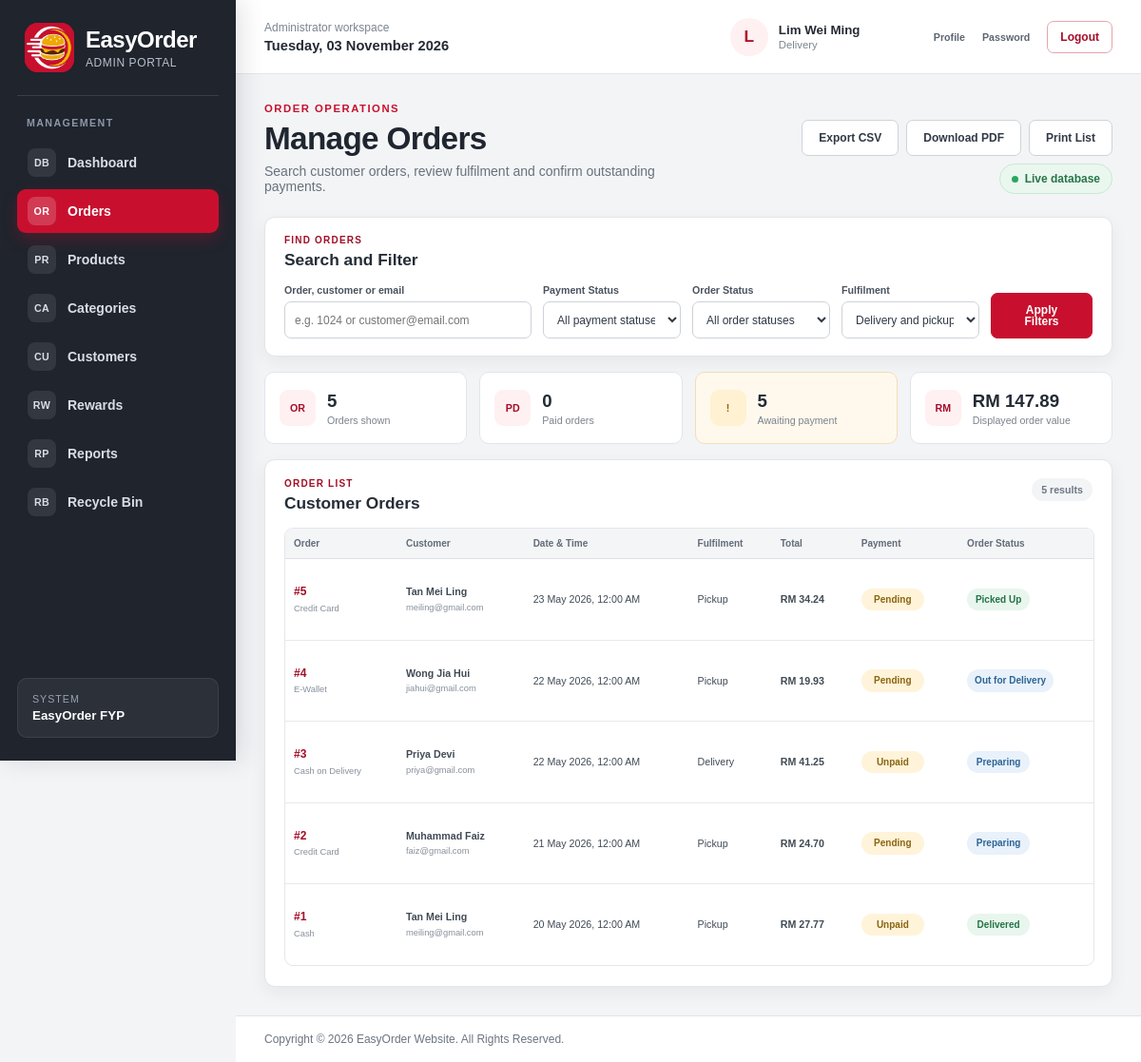
The app's page /admin_order.php (signed in) with its own data.
### tables this page shows
CREATE TABLE `staff` (
  `staff_id` char(5) NOT NULL,
  `staff_name` varchar(100) NOT NULL,
  `staff_role` varchar(20) NOT NULL,
  `staff_email` varchar(100) NOT NULL,
  `staff_phone` varchar(15) NOT NULL,
  `staff_password` varchar(50) NOT NULL,
  `staff_isDelete` int(1) NOT NULL DEFAULT 0
);

CREATE TABLE `orders` (
  `order_id` int(11) NOT NULL,
  `order_customer` int(11) NOT NULL,
  `order_date` datetime NOT NULL,
  `order_total` decimal(7,2) NOT NULL,
  `order_payment` varchar(20) NOT NULL,
  `order_payment_status` varchar(20) NOT NULL DEFAULT 'Pending',
  `order_delivery` varchar(5) NOT NULL,
  `order_address` varchar(255) NOT NULL,
  `order_status` varchar(20) NOT NULL,
  `order_isDelete` int(1) NOT NULL DEFAULT 0,
  `order_points_earned` int(10) UNSIGNED NOT NULL DEFAULT 0
);

CREATE TABLE `customer` (
  `customer_id` int(11) NOT NULL,
  `customer_name` varchar(100) NOT NULL,
  `customer_email` varchar(100) NOT NULL,
  `customer_password` varchar(255) NOT NULL,
  `customer_phone` varchar(15) NOT NULL,
  `customer_gender` varchar(10) NOT NULL,
  `customer_dob` date NOT NULL,
  `customer_address` varchar(140) NOT NULL DEFAULT '',
  `customer_state` varchar(30) NOT NULL,
  `customer_city` varchar(50) NOT NULL,
  `customer_postcode` char(5) NOT NULL,
  `customer_points` int(6) NOT NULL DEFAULT 0,
  `customer_joindate` date NOT NULL,
  `customer_isDelete` int(1) NOT NULL DEFAULT 0
);

### admin_order.php (the view, shortened to what this page needs)
<?php
include("dataconnection.php");
require_once("admin_shell.php");
function admin_order_html($value)
{
	return htmlspecialchars((string)$value,ENT_QUOTES,"ISO-8859-1");
}
function admin_order_datetime($value)
{
	$timestamp = strtotime((string)$value);
	return $timestamp===false ? "Not available" : date("d M Y, h:i A",$timestamp);
}
function admin_order_status_class($status)
{
	$normalised = strtolower(trim((string)$status));
	if(in_array($normalised,array("paid","delivered","completed","picked up"),true))
	{
		return "status-success";
	}
	if(in_array($normalised,array("preparing","ready for pickup","out for delivery","processing"),true))
	{
		return "status-info";
	}
	return "status-warning";
}
$search = trim((string)($_GET["search"] ?? ""));
$payment_status_options = array("Paid","Pending","Unpaid","Failed");
$order_status_options = array("Preparing","Ready for Pickup","Picked Up","Out for Delivery","Delivered","Completed","Cancelled");
$delivery_options = array("Yes","No");
$payment_filter = (string)($_GET["payment_status"] ?? "");
$status_filter = (string)($_GET["order_status"] ?? "");
$delivery_filter = (string)($_GET["delivery"] ?? "");
$payment_filter = in_array($payment_filter,$payment_status_options,true) ? $payment_filter : "";
$status_filter = in_array($status_filter,$order_status_options,true) ? $status_filter : "";
$delivery_filter = in_array($delivery_filter,$delivery_options,true) ? $delivery_filter : "";
$search_like = "%".$search."%";
$list_sql = "SELECT o.order_id,o.order_date,o.order_total,o.order_payment,o.order_payment_status,o.order_delivery,o.order_status,"
	."m.customer_name,m.customer_email,COALESCE(p.payment_status,o.order_payment_status) AS display_payment_status "
	."FROM orders o INNER JOIN customer m ON m.customer_id=o.order_customer "
	."LEFT JOIN payments p ON p.payment_order=o.order_id "
	."WHERE o.order_isDelete=0 "
	."AND (?='' OR CAST(o.order_id AS CHAR) LIKE ? OR m.customer_name LIKE ? OR m.customer_email LIKE ?) "
	."AND (?='' OR LOWER(COALESCE(p.payment_status,o.order_payment_status))=LOWER(?)) "
	."AND (?='' OR LOWER(o.order_status)=LOWER(?)) "
	."AND (?='' OR o.order_delivery=?) "
	."ORDER BY o.order_date DESC,o.order_id DESC";
$list_stmt = mysqli_prepare($connect,$list_sql);
$orders = array();
$list_error = "";
if($list_stmt)
{
	mysqli_stmt_bind_param($list_stmt,"ssssssssss",$search,$search_like,$search_like,$search_like,$payment_filter,$payment_filter,$status_filter,$status_filter,$delivery_filter,$delivery_filter);
	if(mysqli_stmt_execute($list_stmt))
	{
		$list_result = mysqli_stmt_get_result($list_stmt);
		while($order = mysqli_fetch_assoc($list_result))
		{
			$orders[] = $order;
		}
	}
	else
	{
		$list_error = "Orders are temporarily unavailable. Please try again.";
	}
}
else
{
	$list_error = "Orders are temporarily unavailable. Please try again.";
}
$visible_paid = 0;
$visible_attention = 0;
$visible_value = 0.00;
foreach($orders as $order)
{
	$visible_value += (float)$order["order_total"];
	if(strtolower((string)$order["display_payment_status"])==="paid")
	{
		$visible_paid++;
	}
	else if(in_array(strtolower((string)$order["display_payment_status"]),array("pending","unpaid"),true))
	{
		$visible_attention++;
	}
}
$order_export_params = array("type"=>"orders");
$order_export_url = "admin_export.php?".http_build_query($order_export_params);
$order_pdf_params = $order_export_params;
$order_pdf_params["format"] = "pdf";
$order_pdf_url = "admin_export.php?".http_build_query($order_pdf_params);
?>
<!DOCTYPE html>
<html lang="en">
<head>
<link rel="stylesheet" href="public.css">
<link rel="stylesheet" href="admin.css">
</head>
<body class="admin-body">
<?php easyorder_admin_shell_start("admin_order.php"); ?>
<section class="admin-page-heading">
	<div>
		<p class="admin-eyebrow">ORDER OPERATIONS</p>
		<h1>Manage Orders</h1>
		<p>Search customer orders, review fulfilment and confirm outstanding payments.</p>
	</div>
	<div class="admin-output-actions">
		<a class="admin-secondary-button" href="<?php echo admin_order_html($order_export_url); ?>">Export CSV</a>
		<a class="admin-secondary-button" href="<?php echo admin_order_html($order_pdf_url); ?>">Download PDF</a>
		<button type="button" class="admin-secondary-button" onclick="window.print()">Print List</button>
		<span class="admin-live-indicator"><i></i> Live database</span>
	</div>
</section>
<section class="admin-order-filter-panel" aria-labelledby="order-filter-heading">
	<div class="admin-filter-heading">
		<div><p>FIND ORDERS</p><h2 id="order-filter-heading">Search and Filter</h2></div>
	</div>
	<form method="get" action="admin_order.php" class="admin-order-filter-form">
		<div class="admin-filter-field admin-filter-search">
			<label for="order-search">Order, customer or email</label>
			<input type="search" id="order-search" name="search" value="<?php echo admin_order_html($search); ?>" placeholder="e.g. 1024 or customer@email.com">
		</div>
		<div class="admin-filter-field">
			<label for="payment-status-filter">Payment Status</label>
			<select id="payment-status-filter" name="payment_status">
				<option value="">All payment statuses</option>
			</select>
		</div>
		<div class="admin-filter-field">
			<label for="order-status-filter">Order Status</label>
			<select id="order-status-filter" name="order_status">
				<option value="">All order statuses</option>
			</select>
		</div>
		<div class="admin-filter-field">
			<label for="delivery-filter">Fulfilment</label>
			<select id="delivery-filter" name="delivery">
				<option value="">Delivery and pickup</option>
			</select>
		</div>
		<button type="submit" class="admin-primary-button">Apply Filters</button>
	</form>
</section>
<section class="admin-order-summary-grid" aria-label="Filtered order summary">
	<article><span>OR</span><div><strong><?php echo count($orders); ?></strong><small>Orders shown</small></div></article>
	<article><span>PD</span><div><strong><?php echo $visible_paid; ?></strong><small>Paid orders</small></div></article>
	<article class="attention"><span>!</span><div><strong><?php echo $visible_attention; ?></strong><small>Awaiting payment</small></div></article>
	<article><span>RM</span><div><strong>RM <?php echo number_format($visible_value,2); ?></strong><small>Displayed order value</small></div></article>
</section>
<section class="admin-order-results" aria-labelledby="order-results-heading">
	<header class="admin-results-heading">
		<div><p>ORDER LIST</p><h2 id="order-results-heading">Customer Orders</h2></div>
		<span><?php echo count($orders); ?> result<?php echo count($orders)===1 ? "" : "s"; ?></span>
	</header>
	<?php if($list_error!=="") { ?>
		<div class="admin-empty-state"><span>!</span><strong>Orders unavailable</strong><p><?php echo admin_order_html($list_error); ?></p></div>
	<?php } else if(count($orders)===0) { ?>
		<div class="admin-empty-state"><span>0</span><strong>No matching orders</strong><p>Change or clear the filters to view other orders.</p></div>
	<?php } else { ?>
		<div class="admin-table-wrap admin-order-table-wrap">
			<table class="admin-order-table">
				<thead><tr><th>Order</th><th>Customer</th><th>Date &amp; Time</th><th>Fulfilment</th><th>Total</th><th>Payment</th><th>Order Status</th><th class="admin-print-hide">Actions</th></tr></thead>
				<tbody>
				<?php foreach($orders as $order) { ?>
					<tr>
						<td><a class="admin-order-number" href="admin_order_details.php?order_id=<?php echo (int)$order["order_id"]; ?>">#<?php echo (int)$order["order_id"]; ?></a><small><?php echo admin_order_html($order["order_payment"]); ?></small></td>
						<td><strong><?php echo admin_order_html($order["customer_name"]); ?></strong><small><?php echo admin_order_html($order["customer_email"]); ?></small></td>
						<td><?php echo admin_order_html(admin_order_datetime($order["order_date"])); ?></td>
						<td><?php echo $order["order_delivery"]==="Yes" ? "Delivery" : "Pickup"; ?></td>
						<td><strong>RM <?php echo number_format((float)$order["order_total"],2); ?></strong></td>
						<td><span class="admin-status-badge <?php echo admin_order_status_class($order["display_payment_status"]); ?>"><?php echo admin_order_html($order["display_payment_status"]); ?></span></td>
						<td><span class="admin-status-badge <?php echo admin_order_status_class($order["order_status"]); ?>"><?php echo admin_order_html($order["order_status"]); ?></span></td>
					</tr>
				<?php } ?>
				</tbody>
			</table>
		</div>
	<?php } ?>
</section>
<?php easyorder_admin_shell_end(); ?>
</body>
</html>

### admin_shell.php (shortened to what this page needs)
<?php
if(!function_exists("easyorder_admin_shell_start"))
{
	function easyorder_admin_shell_start($active_page="")
	{
		global $connect;
		$admin_name = $_SESSION["admin_name"] ?? "Administrator";
		$admin_role = $_SESSION["admin_role"] ?? "Staff";
		if($connect && isset($_SESSION["admin_id"]))
		{
			$identity_stmt = mysqli_prepare($connect,"SELECT staff_name,staff_role FROM staff WHERE staff_id=? AND staff_isDelete=0 LIMIT 1");
			if($identity_stmt)
			{
				mysqli_stmt_bind_param($identity_stmt,"s",$_SESSION["admin_id"]);
				if(mysqli_stmt_execute($identity_stmt))
				{
					$identity_result = mysqli_stmt_get_result($identity_stmt);
					if($identity_row = mysqli_fetch_assoc($identity_result))
					{
						$admin_name = $identity_row["staff_name"];
						$admin_role = $identity_row["staff_role"];
					}
				}
			}
		}
		$navigation = array(
			array("page"=>"admin_dashboard.php","label"=>"Dashboard","icon"=>"DB"),
			array("page"=>"admin_order.php","label"=>"Orders","icon"=>"OR"),
			array("page"=>"admin_product.php","label"=>"Products","icon"=>"PR"),
			array("page"=>"admin_category.php","label"=>"Categories","icon"=>"CA"),
			array("page"=>"admin_customer.php","label"=>"Customers","icon"=>"CU"),
			array("page"=>"admin_reward.php","label"=>"Rewards","icon"=>"RW"),
			array("page"=>"admin_report.php","label"=>"Reports","icon"=>"RP"),
			array("page"=>"admin_restore.php","label"=>"Recycle Bin","icon"=>"RB")
		);
		$display_admin_role = $admin_role==="Manager" ? "Super Admin" : $admin_role;
		?>
		<div class="admin-app-shell">
			<aside class="admin-sidebar" aria-label="Administrator navigation">
				<a class="admin-brand" href="admin_dashboard.php" aria-label="EasyOrder administrator dashboard">
					<img src="image/logo.jpg" width="52" height="52" alt="EasyOrder logo">
					<span><strong>EasyOrder</strong><small>Admin Portal</small></span>
				</a>
				<nav class="admin-navigation">
					<p class="admin-navigation-label">MANAGEMENT</p>
					<?php foreach($navigation as $item): ?>
						<?php $is_active = $active_page===$item["page"]; ?>
						<a href="<?php echo htmlspecialchars($item["page"],ENT_QUOTES,"UTF-8"); ?>" class="<?php echo $is_active ? "active" : ""; ?>"<?php echo $is_active ? ' aria-current="page"' : ""; ?>>
							<span class="admin-nav-icon" aria-hidden="true"><?php echo htmlspecialchars($item["icon"],ENT_QUOTES,"UTF-8"); ?></span>
							<?php echo htmlspecialchars($item["label"],ENT_QUOTES,"UTF-8"); ?>
						</a>
					<?php endforeach; ?>
				</nav>
				<div class="admin-sidebar-note">
					<span>System</span>
					<strong>EasyOrder FYP</strong>
				</div>
			</aside>
			<div class="admin-workspace">
				<header class="admin-topbar">
					<div class="admin-topbar-context">
						<span>Administrator workspace</span>
						<strong><?php echo date("l, d F Y"); ?></strong>
					</div>
					<div class="admin-account-summary">
						<span class="admin-avatar" aria-hidden="true"><?php echo htmlspecialchars(strtoupper(substr($admin_name,0,1)),ENT_QUOTES,"UTF-8"); ?></span>
						<a class="admin-account-copy" href="admin_profile.php" aria-label="Open administrator profile">
							<strong><?php echo htmlspecialchars($admin_name,ENT_QUOTES,"UTF-8"); ?></strong>
							<small><?php echo htmlspecialchars($display_admin_role,ENT_QUOTES,"UTF-8"); ?></small>
						</a>
						<div class="admin-account-actions">
							<a href="admin_profile.php">Profile</a>
							<a href="admin_change_password.php">Password</a>
						</div>
						<a class="admin-logout-link" href="logout.php" onclick="return confirm('Are you sure you want to logout?')">Logout</a>
					</div>
				</header>
				<main id="main" class="admin-main">
		<?php
	}
}
if(!function_exists("easyorder_admin_shell_end"))
{
	function easyorder_admin_shell_end()
	{
		?>
				</main>
				<footer class="admin-footer">
					<p>Copyright &copy; 2026 EasyOrder Website. All Rights Reserved.</p>
				</footer>
			</div>
		</div>
		<?php
	}
}

### public.css (style rules this page uses)
* { font-family:Arial; }
body { background-color:#FFF8F0; color:#333333; margin:0px; }
#main { width:960px; margin:auto; padding:10px 0px 20px 0px; }
th { background-color:#C8102E; color:#FFFFFF; padding:10px; }
td { padding:8px; }
footer { background-color:#2B2B2B; color:#FFFFFF; text-align:center; padding:20px 10px 20px 10px; margin-top:30px; }

### records on screen
staff: staff_name "L", staff_name "Lim Wei Ming", staff_role "Delivery"
orders: order_id "5", order_payment "Credit Card", order_customer.customer_name "Tan Mei Ling", order_customer.customer_email "meiling@gmail.com", order_date "23 May 2026, 12:00 AM", order_delivery "Pickup", order_total "34.24", display_payment_status "Pending", order_status "Picked Up"
orders: order_id "4", order_payment "E-Wallet", order_customer.customer_name "Wong Jia Hui", order_customer.customer_email "jiahui@gmail.com", order_date "22 May 2026, 12:00 AM", order_delivery "Pickup", order_total "19.93", display_payment_status "Pending", order_status "Out for Delivery"
orders: order_id "3", order_payment "Cash on Delivery", order_customer.customer_name "Priya Devi", order_customer.customer_email "priya@gmail.com", order_date "22 May 2026, 12:00 AM", order_delivery "Delivery", order_total "41.25", display_payment_status "Unpaid", order_status "Preparing"
orders: order_id "2", order_payment "Credit Card", order_customer.customer_name "Muhammad Faiz", order_customer.customer_email "faiz@gmail.com", order_date "21 May 2026, 12:00 AM", order_delivery "Pickup", order_total "24.70", display_payment_status "Pending", order_status "Preparing"
orders: order_id "1", order_payment "Cash", order_customer.customer_name "Tan Mei Ling", order_customer.customer_email "meiling@gmail.com", order_date "20 May 2026, 12:00 AM", order_delivery "Pickup", order_total "27.77", display_payment_status "Unpaid", order_status "Delivered"

### other values on screen
$item["icon"] "DB"
$item["label"] "Dashboard"
$item["icon"] "OR"
$item["label"] "Orders"
$item["icon"] "PR"
$item["label"] "Products"
$item["icon"] "CA"
$item["label"] "Categories"
$item["icon"] "CU"
$item["label"] "Customers"
$item["icon"] "RW"
$item["label"] "Rewards"
$item["icon"] "RP"
$item["label"] "Reports"
$item["icon"] "RB"
